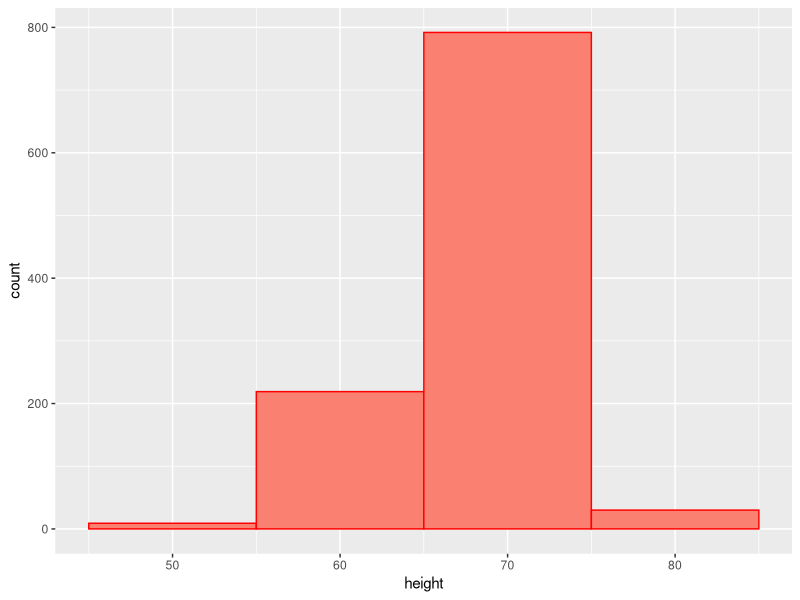
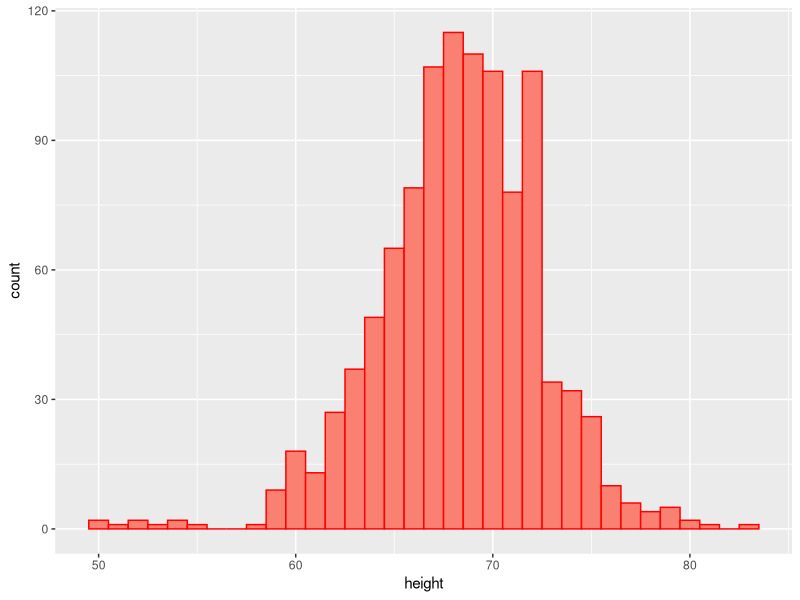
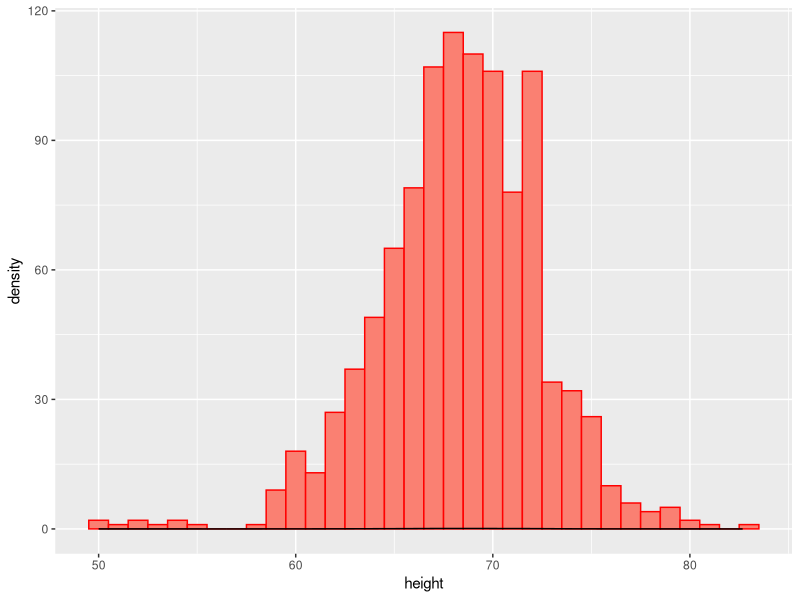
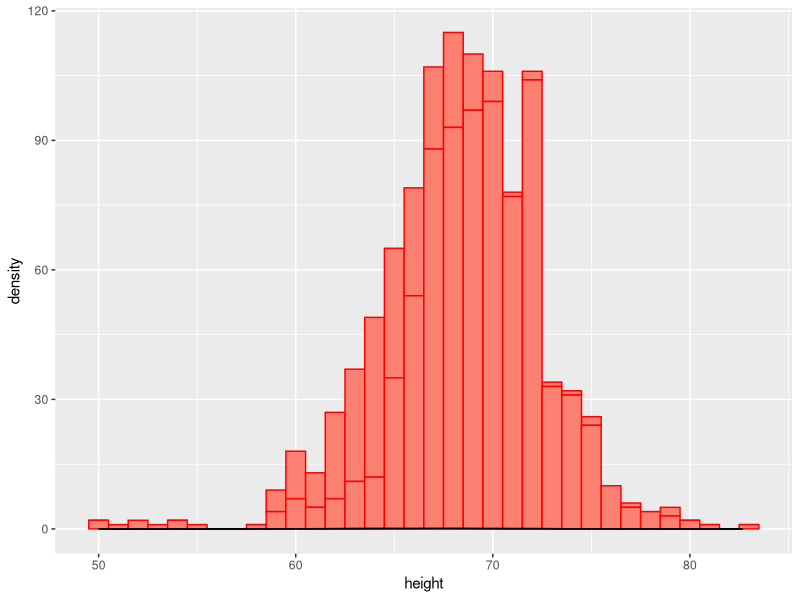
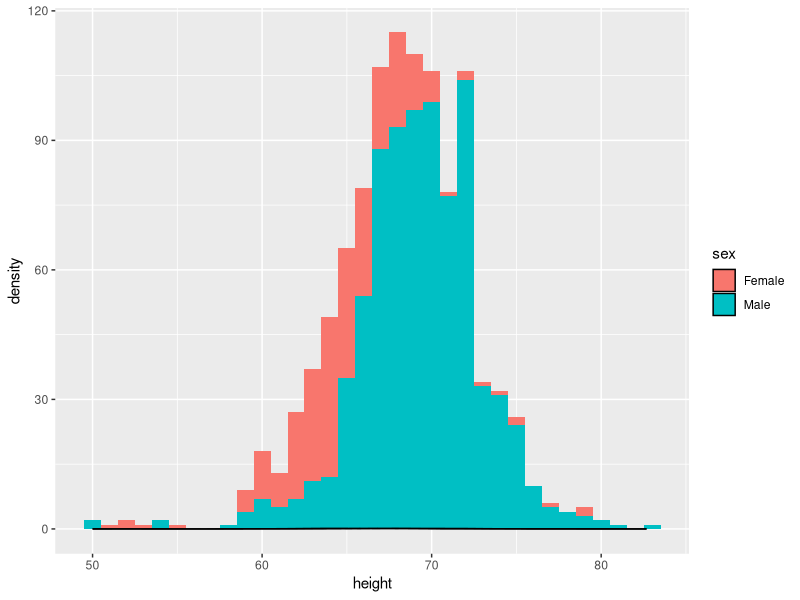
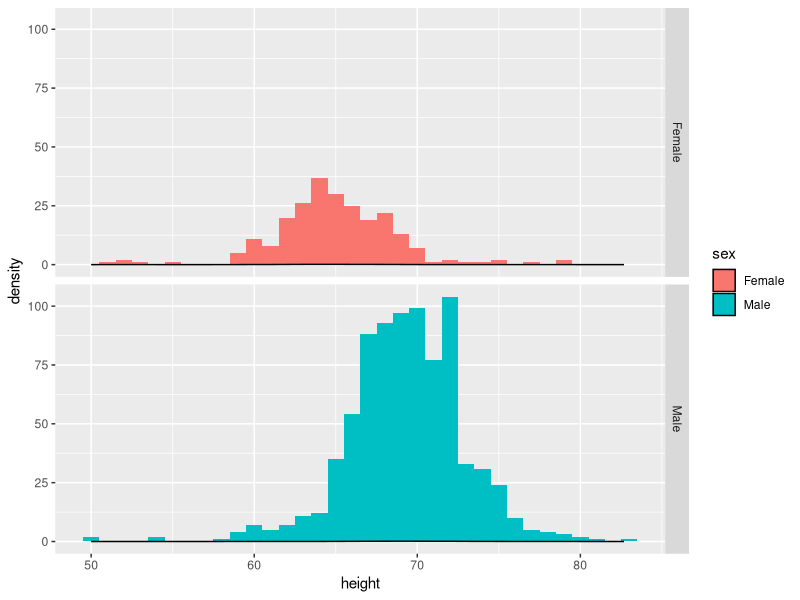
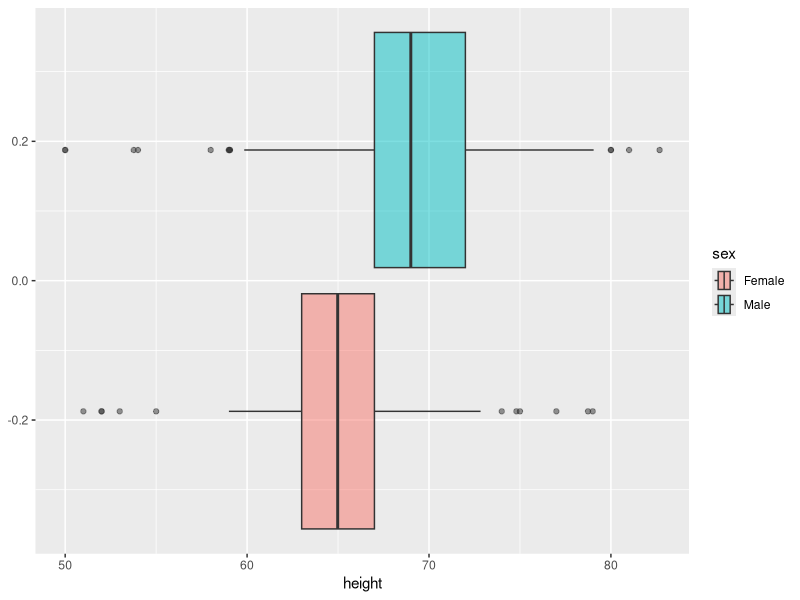
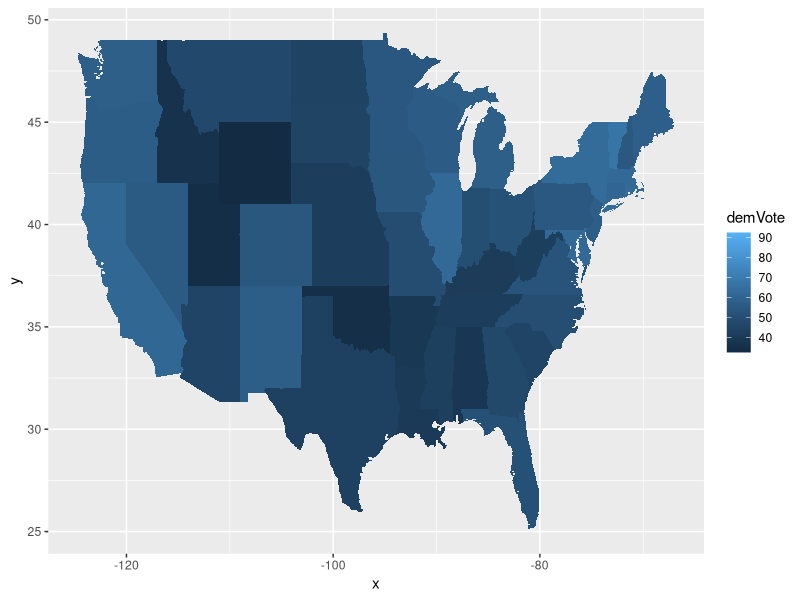

Source code (R) for these figures, in order:
## ---- chunk 1
knitr::opts_chunk$set(echo = TRUE)
library(tidyverse)
## ---- chunk 2
#install.packages("dslabs")
library(dslabs) 
data(heights)
glimpse(heights)
## ---- chunk 3
h1 <- ggplot(data = heights, mapping = aes(x = height)) 
h1 + geom_histogram(binwidth = 10, fill = "salmon", color = "red")
   

## ---- chunk 4
h1 + geom_histogram(binwidth = 1, fill = "salmon", color = "red")
## ---- chunk 5
h1 + geom_histogram(binwidth = 1, fill = "salmon", color = "red") + geom_density()
## ---- chunk 6
h2 <- ggplot(data = heights, mapping = aes(x = height, group = sex)) 
h2 + geom_histogram(binwidth = 1, fill = "salmon", color = "red") + geom_density()
   
## ---- chunk 7

h2 <- ggplot(data = heights, mapping = aes(x = height, 
                                           group = sex, 
                                           fill = sex)) 
h2 + geom_histogram(binwidth = 1) + geom_density()
## ---- chunk 8
h2 <- ggplot(data = heights, mapping = aes(x = height, 
                                           group = sex, 
                                           fill = sex)) 
h2 + geom_histogram(binwidth = 1) + geom_density() + facet_grid(sex ~.)

## ---- chunk 9
h3 <- ggplot(data = heights, mapping = aes(x = height, 
                                           group = sex, 
                                           fill = sex)) + 
                                           geom_boxplot(alpha = 1/2)

h3
## ---- chunk 10
heights %>% summarise(meanOv = mean(height),
                      median = (height))
## ---- chunk 11
heights %>% summarise(meanOv = mean(height),
                      medOv = median(height), 
                      .by = sex) # experimental

## OR this works too 
hei <-heights %>% group_by(sex) %>%
  summarise(meanOv = mean(height),
                      medOv = median(height))

## ---- chunk 12

hei 
## ---- chunk 13


## ---- chunk 14
# install.packages("pscl")
library(pscl) # loads in the package that has this data. 
## You might need to install this...

# data for presidental elections
votedata <-  presidentialElections
glimpse(votedata)
## ---- chunk 15



## ---- chunk 16



## ---- chunk 17



## ---- chunk 18


## ---- chunk 19


## ---- chunk 20



## ---- chunk 21


## ---- chunk 22
library(maps)
votedata$state <- tolower(votedata$state)  ## states need to be lowercase for linking

states_map <- map_data("state") ## this gives us the lat and long for each point of each state.
  
map_plot <-  ggplot(data =  votedata %>% filter(year == 2008), aes(map_id = state)) +
    geom_map(aes(fill = demVote), map = states_map) +
    expand_limits(x = states_map$long, y = states_map$lat)

map_plot  
## ---- chunk 23
map_plot <-  ggplot(data =  votedata %>% filter(year == 2016), aes(map_id = state)) +
  geom_map(aes(fill = demVote), map = states_map)+
  expand_limits(x = states_map$long, y = states_map$lat)

map_plot  
## ---- chunk 24


## ---- chunk 25


## ---- chunk 26


## ---- chunk 27
library(palmerpenguins)
glimpse(penguins)
## ---- chunk 28


## ---- chunk 29


## ---- chunk 30


## ---- chunk 31



## ---- chunk 32



## ---- chunk 33
